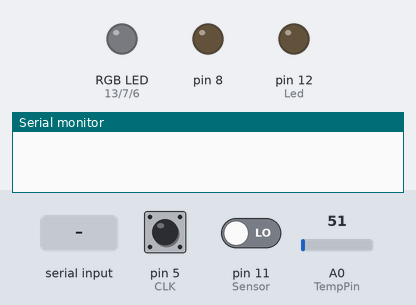
Simulated run of this sketch. Board: Arduino Uno, built with avr-gcc and run on an emulated ATmega328P. On the bench: an RGB LED mixed from three pins (HIGH = lit), output pins drawn as LEDs (lit = HIGH), the last lines printed to the serial monitor. The test bench sets the inputs (shaded band); at power-on: pin 5 (CLK) HIGH, pin 11 (Sensor) LOW, A0 (TempPin) = 51. Random numbers use the default seed unless the sketch sets one.

Above: at 1.2 s.
1.3 s: "2" received over Serial
At 1.7 s:
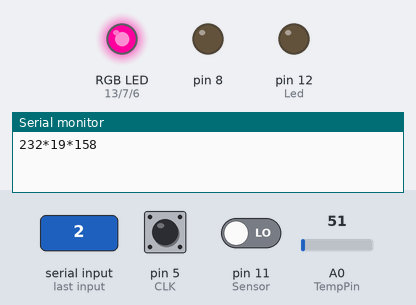
4.3 s: "6" received over Serial
At 5.3 s:
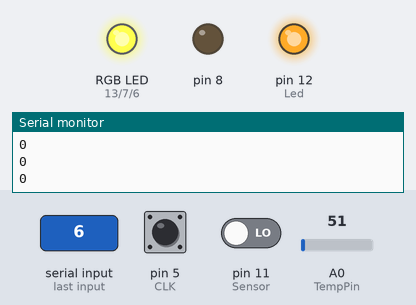
5.8 s: "0" received over Serial
At 6.5 s:
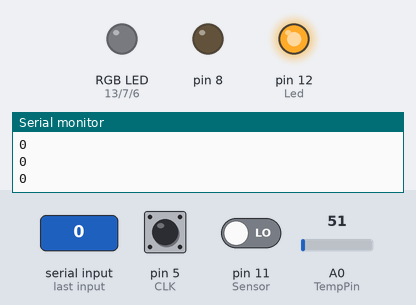
7.3 s: "2" received over Serial
At 10.2 s:
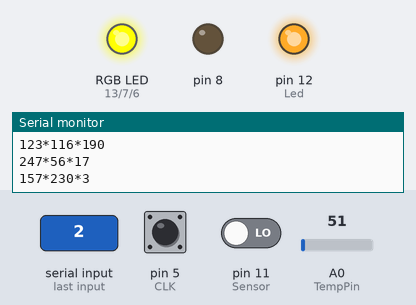
10.3 s: "1" received over Serial
Timing chart, 0 to 12.8 s (numbered marks = the images above; inputs shaded):
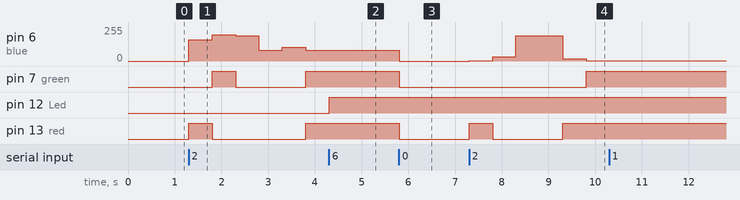

The sketch:

arduino_proje.ino
```cpp
#include "DHT.h"
#define DHTPIN 10
#define DHTTYPE DHT11
DHT dht(DHTPIN, DHTTYPE);
#include <OneWire.h>
#include <DallasTemperature.h>
#define ONE_WIRE_BUS 3
int Led = 12 ;
int Sensor = 11;
int val;
int TempPin = A0;
int sicaklik = 0;
int isik = 0;
char t;
long uzaklik;
long sure;
int CLK = 5;
int DT = 2;
int RotPosition = 0;
int rotation;
int value;
boolean LeftRight;
int blue = 6;
int green = 7;
int red = 13;
int digitalPin = 4;
int analogPin = A2;
int digitalVal;
int analogVal;
OneWire oneWire(ONE_WIRE_BUS);
DallasTemperature sensors(&oneWire);
void setup()
{
  pinMode(1, OUTPUT);
  pinMode(8, OUTPUT);
  pinMode(9, INPUT);
  Serial.begin(9600);
  sensors.begin();
  pinMode (3, OUTPUT);
  dht.begin();
  pinMode (Led, OUTPUT) ;
  pinMode (Sensor, INPUT) ;
  pinMode (CLK, INPUT);
  pinMode (DT, INPUT);
  pinMode(red, OUTPUT);
  pinMode(green, OUTPUT);
  pinMode(blue, OUTPUT);
  pinMode(digitalPin, INPUT);
  rotation = digitalRead(CLK);
}
void loop() {
  if (Serial.available())
  {
    t = Serial.read();

  }
  //  LM-35 SENSÖRÜ
  if (t == '1')
  {
    sicaklik = analogRead(TempPin);
    Serial.println(sicaklik);
    delay(100);
  }
  //  Ky-016 RBG
  if (t == '2') {
  int a= random(0,255);
  int b= random(0,255);
  int c= random(0,255);
  analogWrite(red, a);
  analogWrite(green,b);
  analogWrite(blue,c);
  Serial.print(a);
  Serial.print("*");
  Serial.print(b);
  Serial.print("*");
  Serial.println(c);
  delay(500);


  }
  if (t == '0')
  {
   analogWrite(red, LOW);
  analogWrite(green,LOW);
  analogWrite(blue,LOW);

  }
  //  uzaklık
  if (t == '3')
  {
    digitalWrite(8, LOW);
    delayMicroseconds(5);
    digitalWrite(8, HIGH);
    delayMicroseconds(10);
    digitalWrite(8, LOW);
    sure = pulseIn(9, HIGH);
    uzaklik = sure / 2 / 29.1;
    if (uzaklik > 200)
      uzaklik = 150;
    Serial.println(uzaklik);
    delay(100);

  }
  //    ışık şiddeti LDR
  if (t == '4')
  {
    isik = analogRead(A1);
    Serial.println(isik);
    delay(100);
  }
  //    ky-001
  if (t == '5')
  {
    sensors.requestTemperatures(); // Send the command to get temperatures
    int derece = sensors.getTempCByIndex(0);
    Serial.println(derece);
  }
  // ky-027
  if (t == '6')
  {
    val = digitalRead (Sensor) ;

    if (val == HIGH)
    {
      digitalWrite (Led, LOW);
      Serial.println(val);
      delay(100);
    }
    else
    {
      digitalWrite (Led, HIGH);
      Serial.println(val);
      delay(100);
    }
  }
  //ky-040
  if (t == '7')
  {
    value = digitalRead(CLK);
    if (value != rotation) {
      if (digitalRead(DT) != value) {
        RotPosition ++;
        LeftRight = true;
      } else {
        LeftRight = false;
        RotPosition--;
      }


      Serial.println(RotPosition);
      delay(10);


    }
    rotation = value;
  }
  //ky-015
  if (t == '8')
  {
     delay(500);

  // Measurement of humidity
  int h = dht.readHumidity();
  // Measurement of temperature
  int t = dht.readTemperature();

  // The measurements will be tested of errors here
  // If an error is detected, an error message will be displayed
  if (isnan(h) || isnan(t)) {
    Serial.println("Error while reading the sensor");
    return;
  }

  // Output at the serial console
  Serial.print(h);
  Serial.print("*");
  Serial.println(t);


  }
  // ky-021
  if (t == 'a')
  {
    digitalVal = digitalRead(digitalPin);

    if(digitalVal==HIGH)
    {
         Serial.println(digitalVal);
    }
    else
    {

 Serial.println(digitalVal);
    }

    delay(100);
  }
}
```

Measured:
- after the input at 1.3 s, pin 6 (blue): 0/255 → 158/255 at once, → 197/255 0.50 s later, → 188/255 0.50 s later, → 80/255 0.50 s later, … (6 changes in this stretch); pin 7 (green): LOW → HIGH after 0.50 s, → LOW 0.50 s later, → HIGH 1.5 s later; pin 13 (red): LOW → HIGH at once, → LOW 0.50 s later, → HIGH 2.0 s later
- after the input at 4.3 s, pin 12 (Led): LOW → HIGH at once
- after the input at 5.8 s, pin 6 (blue): 79/255 → 0/255 at once; pin 7 (green), pin 13 (red): HIGH → LOW at once
- after the input at 7.3 s, pin 6 (blue): 0/255 → 3/255 at once, → 32/255 0.50 s later, → 189/255 0.50 s later, → 190/255 0.50 s later, … (6 changes in this stretch); pin 7 (green): LOW → HIGH after 2.5 s; pin 13 (red): LOW → HIGH at once, → LOW 0.50 s later, → HIGH 1.5 s later
